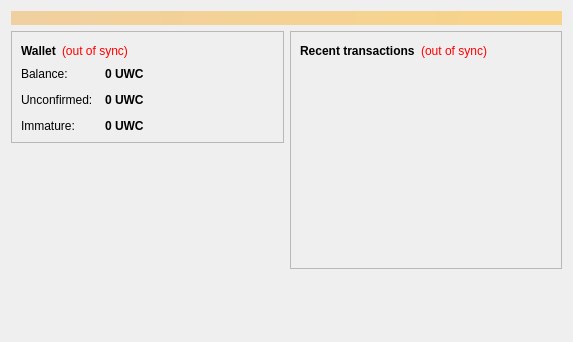
<?xml version="1.0" encoding="UTF-8"?>
<ui version="4.0">
 <class>OverviewPage</class>
 <widget class="QWidget" name="OverviewPage">
  <property name="geometry">
   <rect>
    <x>0</x>
    <y>0</y>
    <width>573</width>
    <height>342</height>
   </rect>
  </property>
  <property name="windowTitle">
   <string>Form</string>
  </property>
  <layout class="QVBoxLayout" name="topLayout">
   <item>
    <widget class="QLabel" name="labelAlerts">
     <property name="visible">
      <bool>false</bool>
     </property>
     <property name="styleSheet">
      <string notr="true">background-color: qlineargradient(x1: 0, y1: 0, x2: 1, y2: 0, stop:0 #F0D0A0, stop:1 #F8D488); color:#000000;</string>
     </property>
     <property name="wordWrap">
      <bool>true</bool>
     </property>
     <property name="margin">
      <number>3</number>
     </property>
    </widget>
   </item>
   <item>
    <layout class="QHBoxLayout" name="horizontalLayout" stretch="1,1">
     <item>
      <layout class="QVBoxLayout" name="verticalLayout_2">
       <item>
        <widget class="QFrame" name="frame">
         <property name="frameShape">
          <enum>QFrame::StyledPanel</enum>
         </property>
         <property name="frameShadow">
          <enum>QFrame::Raised</enum>
         </property>
         <layout class="QVBoxLayout" name="verticalLayout_4">
          <item>
           <layout class="QHBoxLayout" name="horizontalLayout_4">
            <item>
             <widget class="QLabel" name="label_5">
              <property name="font">
               <font>
                <weight>75</weight>
                <bold>true</bold>
               </font>
              </property>
              <property name="text">
               <string>Wallet</string>
              </property>
             </widget>
            </item>
            <item>
             <widget class="QLabel" name="labelWalletStatus">
              <property name="toolTip">
               <string>The displayed information may be out of date. Your wallet automatically synchronizes with the Uwezocoin network after a connection is established, but this process has not completed yet.</string>
              </property>
              <property name="styleSheet">
               <string notr="true">QLabel { color: red; }</string>
              </property>
              <property name="text">
               <string notr="true">(out of sync)</string>
              </property>
              <property name="alignment">
               <set>Qt::AlignLeading|Qt::AlignLeft|Qt::AlignVCenter</set>
              </property>
             </widget>
            </item>
            <item>
             <spacer name="horizontalSpacer_2">
              <property name="orientation">
               <enum>Qt::Horizontal</enum>
              </property>
              <property name="sizeHint" stdset="0">
               <size>
                <width>40</width>
                <height>20</height>
               </size>
              </property>
             </spacer>
            </item>
           </layout>
          </item>
          <item>
           <layout class="QFormLayout" name="formLayout_2">
            <property name="fieldGrowthPolicy">
             <enum>QFormLayout::AllNonFixedFieldsGrow</enum>
            </property>
            <property name="horizontalSpacing">
             <number>12</number>
            </property>
            <property name="verticalSpacing">
             <number>12</number>
            </property>
            <item row="0" column="0">
             <widget class="QLabel" name="label">
              <property name="text">
               <string>Balance:</string>
              </property>
             </widget>
            </item>
            <item row="0" column="1">
             <widget class="QLabel" name="labelBalance">
              <property name="font">
               <font>
                <weight>75</weight>
                <bold>true</bold>
               </font>
              </property>
              <property name="cursor">
               <cursorShape>IBeamCursor</cursorShape>
              </property>
              <property name="toolTip">
               <string>Your current balance</string>
              </property>
              <property name="text">
               <string notr="true">0 UWC</string>
              </property>
              <property name="textInteractionFlags">
               <set>Qt::LinksAccessibleByMouse|Qt::TextSelectableByKeyboard|Qt::TextSelectableByMouse</set>
              </property>
             </widget>
            </item>
            <item row="1" column="0">
             <widget class="QLabel" name="label_3">
              <property name="text">
               <string>Unconfirmed:</string>
              </property>
             </widget>
            </item>
            <item row="1" column="1">
             <widget class="QLabel" name="labelUnconfirmed">
              <property name="font">
               <font>
                <weight>75</weight>
                <bold>true</bold>
               </font>
              </property>
              <property name="cursor">
               <cursorShape>IBeamCursor</cursorShape>
              </property>
              <property name="toolTip">
               <string>Total of transactions that have yet to be confirmed, and do not yet count toward the current balance</string>
              </property>
              <property name="text">
               <string notr="true">0 UWC</string>
              </property>
              <property name="textInteractionFlags">
               <set>Qt::LinksAccessibleByMouse|Qt::TextSelectableByKeyboard|Qt::TextSelectableByMouse</set>
              </property>
             </widget>
            </item>
            <item row="2" column="0">
             <widget class="QLabel" name="labelImmatureText">
              <property name="text">
               <string>Immature:</string>
              </property>
             </widget>
            </item>
            <item row="2" column="1">
             <widget class="QLabel" name="labelImmature">
              <property name="font">
               <font>
                <weight>75</weight>
                <bold>true</bold>
               </font>
              </property>
              <property name="toolTip">
               <string>Mined balance that has not yet matured</string>
              </property>
              <property name="text">
               <string notr="true">0 UWC</string>
              </property>
              <property name="textInteractionFlags">
               <set>Qt::LinksAccessibleByMouse|Qt::TextSelectableByKeyboard|Qt::TextSelectableByMouse</set>
              </property>
             </widget>
            </item>
           </layout>
          </item>
         </layout>
        </widget>
       </item>
       <item>
        <spacer name="verticalSpacer">
         <property name="orientation">
          <enum>Qt::Vertical</enum>
         </property>
         <property name="sizeHint" stdset="0">
          <size>
           <width>20</width>
           <height>40</height>
          </size>
         </property>
        </spacer>
       </item>
      </layout>
     </item>
     <item>
      <layout class="QVBoxLayout" name="verticalLayout_3">
       <item>
        <widget class="QFrame" name="frame_2">
         <property name="frameShape">
          <enum>QFrame::StyledPanel</enum>
         </property>
         <property name="frameShadow">
          <enum>QFrame::Raised</enum>
         </property>
         <layout class="QVBoxLayout" name="verticalLayout">
          <item>
           <layout class="QHBoxLayout" name="horizontalLayout_2">
            <item>
             <widget class="QLabel" name="label_4">
              <property name="text">
               <string>&lt;b&gt;Recent transactions&lt;/b&gt;</string>
              </property>
             </widget>
            </item>
            <item>
             <widget class="QLabel" name="labelTransactionsStatus">
              <property name="toolTip">
               <string>The displayed information may be out of date. Your wallet automatically synchronizes with the Uwezocoin network after a connection is established, but this process has not completed yet.</string>
              </property>
              <property name="styleSheet">
               <string notr="true">QLabel { color: red; }</string>
              </property>
              <property name="text">
               <string notr="true">(out of sync)</string>
              </property>
              <property name="alignment">
               <set>Qt::AlignRight|Qt::AlignTrailing|Qt::AlignVCenter</set>
              </property>
             </widget>
            </item>
            <item>
             <spacer name="horizontalSpacer">
              <property name="orientation">
               <enum>Qt::Horizontal</enum>
              </property>
              <property name="sizeHint" stdset="0">
               <size>
                <width>40</width>
                <height>20</height>
               </size>
              </property>
             </spacer>
            </item>
           </layout>
          </item>
          <item>
           <widget class="QListView" name="listTransactions">
            <property name="styleSheet">
             <string notr="true">QListView { background: transparent; }</string>
            </property>
            <property name="frameShape">
             <enum>QFrame::NoFrame</enum>
            </property>
            <property name="verticalScrollBarPolicy">
             <enum>Qt::ScrollBarAlwaysOff</enum>
            </property>
            <property name="horizontalScrollBarPolicy">
             <enum>Qt::ScrollBarAlwaysOff</enum>
            </property>
            <property name="selectionMode">
             <enum>QAbstractItemView::NoSelection</enum>
            </property>
           </widget>
          </item>
         </layout>
        </widget>
       </item>
       <item>
        <spacer name="verticalSpacer_2">
         <property name="orientation">
          <enum>Qt::Vertical</enum>
         </property>
         <property name="sizeHint" stdset="0">
          <size>
           <width>20</width>
           <height>40</height>
          </size>
         </property>
        </spacer>
       </item>
      </layout>
     </item>
    </layout>
   </item>
  </layout>
 </widget>
 <resources/>
 <connections/>
</ui>
